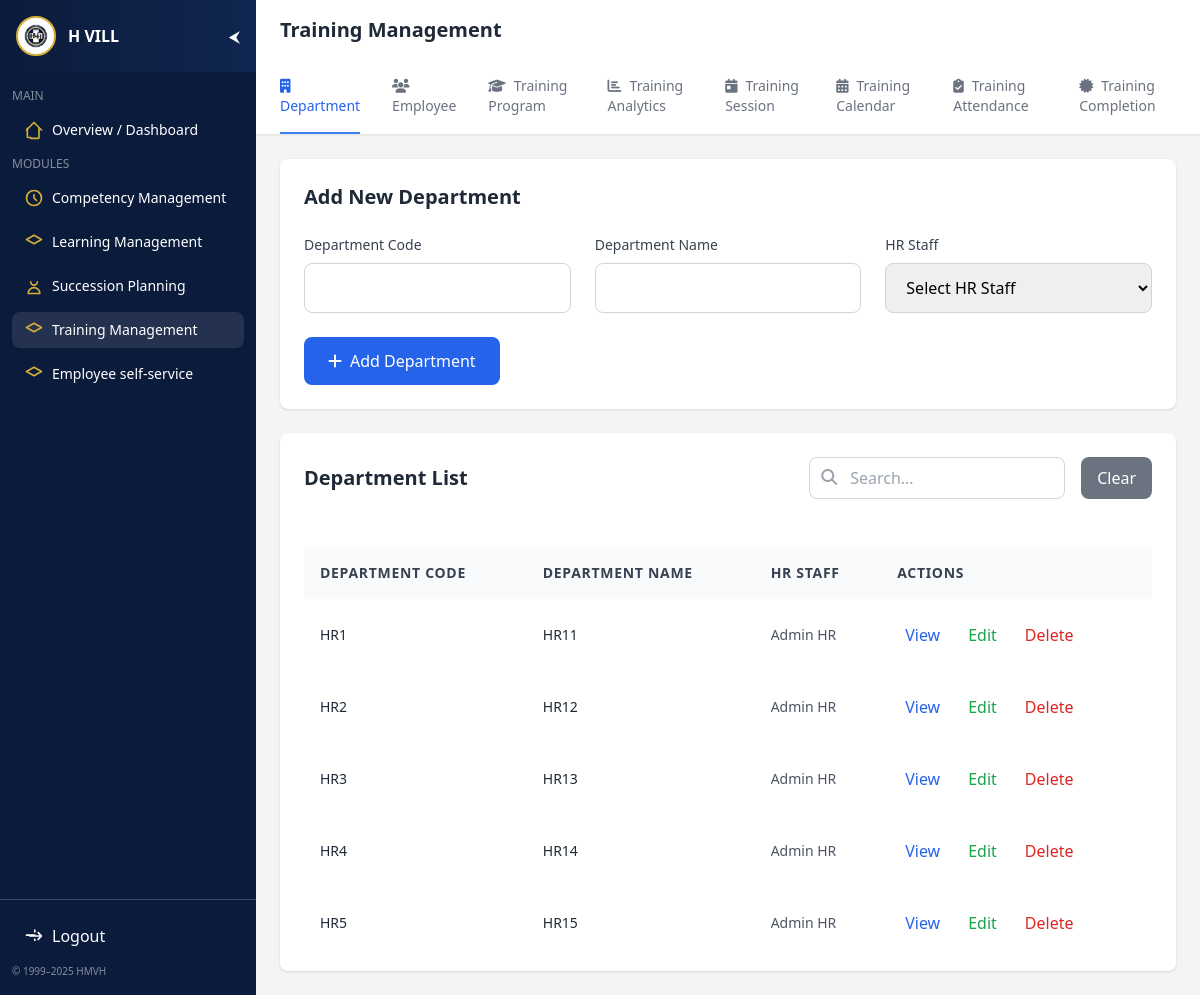
The page /pages/Trainingmanagement.php on the database its author committed.
### tables this page shows
CREATE TABLE `department` (
  `department_id` int(11) NOT NULL,
  `department_code` varchar(20) NOT NULL,
  `department_name` varchar(100) NOT NULL,
  `fk_hr_staff_id` int(11) NOT NULL
);

CREATE TABLE `hr_staff` (
  `hr_id` int(11) NOT NULL,
  `name` varchar(100) NOT NULL,
  `email` varchar(100) NOT NULL,
  `department` varchar(100) NOT NULL
);

### pages/Trainingmanagement.php (the view, shortened to what this page needs)
<?php
require_once '../config/db_train.php';
$current_module = isset($_GET['module']) ? $_GET['module'] : 'department';
$edit_department = null;
try {
    $stmt_departments = $pdo->query("
        SELECT d.*, h.name as hr_staff_name
        FROM department d
        LEFT JOIN hr_staff h ON d.fk_hr_staff_id = h.hr_id
    ");
    $departments = $stmt_departments->fetchAll(PDO::FETCH_ASSOC);
    $hr_staff = $pdo->query("SELECT * FROM hr_staff")->fetchAll(PDO::FETCH_ASSOC);
} catch (PDOException $e) {
    die("Database error: " . $e->getMessage());
}
?>
<!DOCTYPE html>
<html lang="en">
<head>
    <script src="https://cdn.tailwindcss.com"></script>
    <link rel="stylesheet" href="https://cdnjs.cloudflare.com/ajax/libs/font-awesome/6.4.0/css/all.min.css">
</head>
<body class="bg-gray-100 min-h-screen flex">
    <?php include '../includes/sidebar.php'; ?>
    <div class="flex-1">
        <header class="bg-white shadow">
            <div class="px-6 py-4">
                <div class="flex items-center justify-between">
                    <h1 class="text-xl font-bold text-gray-800">Training Management</h1>
                </div>
            </div>
        </header>
        <nav class="bg-white shadow-sm border-b">
            <div class="px-6">
                <div class="flex space-x-8">
                    <a href="?module=department" class="py-4 border-b-2 font-medium text-sm <?= $current_module == 'department' ? 'border-blue-500 text-blue-600' : 'border-transparent text-gray-500 hover:text-gray-700 hover:border-gray-300' ?>">
                        <i class="fas fa-building mr-2"></i>Department
                    </a>
                    <a href="?module=employee" class="py-4 border-b-2 font-medium text-sm <?= $current_module == 'employee' ? 'border-blue-500 text-blue-600' : 'border-transparent text-gray-500 hover:text-gray-700 hover:border-gray-300' ?>">
                        <i class="fas fa-users mr-2"></i>Employee
                    </a>
                    <a href="?module=training_program" class="py-4 border-b-2 font-medium text-sm <?= $current_module == 'training_program' ? 'border-blue-500 text-blue-600' : 'border-transparent text-gray-500 hover:text-gray-700 hover:border-gray-300' ?>">
                        <i class="fas fa-graduation-cap mr-2"></i>Training Program
                    </a>
                    <a href="?module=training_analytics" class="py-4 border-b-2 font-medium text-sm <?= $current_module == 'training_analytics' ? 'border-blue-500 text-blue-600' : 'border-transparent text-gray-500 hover:text-gray-700 hover:border-gray-300' ?>">
                        <i class="fas fa-chart-bar mr-2"></i>Training Analytics
                    </a>
                    <a href="?module=training_session" class="py-4 border-b-2 font-medium text-sm <?= $current_module == 'training_session' ? 'border-blue-500 text-blue-600' : 'border-transparent text-gray-500 hover:text-gray-700 hover:border-gray-300' ?>">
                        <i class="fas fa-calendar-day mr-2"></i>Training Session
                    </a>
                    <a href="?module=training_calendar" class="py-4 border-b-2 font-medium text-sm <?= $current_module == 'training_calendar' ? 'border-blue-500 text-blue-600' : 'border-transparent text-gray-500 hover:text-gray-700 hover:border-gray-300' ?>">
                        <i class="fas fa-calendar-alt mr-2"></i>Training Calendar
                    </a>
                    <a href="?module=training_attendance" class="py-4 border-b-2 font-medium text-sm <?= $current_module == 'training_attendance' ? 'border-blue-500 text-blue-600' : 'border-transparent text-gray-500 hover:text-gray-700 hover:border-gray-300' ?>">
                        <i class="fas fa-clipboard-check mr-2"></i>Training Attendance
                    </a>
                    <a href="?module=training_completion" class="py-4 border-b-2 font-medium text-sm <?= $current_module == 'training_completion' ? 'border-blue-500 text-blue-600' : 'border-transparent text-gray-500 hover:text-gray-700 hover:border-gray-300' ?>">
                        <i class="fas fa-certificate mr-2"></i>Training Completion
                    </a>
                </div>
            </div>
        </nav>
        <main class="p-6">
            <div class="space-y-6">
                <?php if ($current_module == 'department'): ?>
                    <?php if ($edit_department): ?>
                        <div class="bg-white rounded-lg shadow">
                            <div class="p-6">
                                <h2 class="text-xl font-bold text-gray-800 mb-6">Edit Department</h2>
                                <form method="POST" class="grid grid-cols-1 md:grid-cols-3 gap-6">
                                    <input type="hidden" name="department_id" value="<?= $edit_department['department_id'] ?>">
                                    <div>
                                        <label class="block text-sm font-medium text-gray-700 mb-2">Department Code</label>
                                        <input type="text" name="department_code" required
                                               value="<?= htmlspecialchars($edit_department['department_code']) ?>"
                                               class="w-full border border-gray-300 rounded-lg px-4 py-3 focus:ring-2 focus:ring-blue-500 focus:border-blue-500">
                                    </div>
                                    <div>
                                        <label class="block text-sm font-medium text-gray-700 mb-2">Department Name</label>
                                        <input type="text" name="department_name" required
                                               value="<?= htmlspecialchars($edit_department['department_name']) ?>"
                                               class="w-full border border-gray-300 rounded-lg px-4 py-3 focus:ring-2 focus:ring-blue-500 focus:border-blue-500">
                                    </div>
                                    <div>
                                        <label class="block text-sm font-medium text-gray-700 mb-2">HR Staff</label>
                                        <select name="fk_hr_staff_id" required
                                                class="w-full border border-gray-300 rounded-lg px-4 py-3 focus:ring-2 focus:ring-blue-500 focus:border-blue-500 max-h-40 overflow-y-auto">
                                            <option value="">Select HR Staff</option>
                                            <?php foreach ($hr_staff as $hr): ?>
                                                <option value="<?= $hr['hr_id'] ?>" <?= $edit_department['fk_hr_staff_id'] == $hr['hr_id'] ? 'selected' : '' ?>>
                                                    <?= htmlspecialchars($hr['name']) ?>
                                                </option>
                                            <?php endforeach; ?>
                                        </select>
                                    </div>
                                    <div class="md:col-span-3 flex space-x-4">
                                        <button type="submit" name="update_department"
                                                class="bg-green-600 text-white px-6 py-3 rounded-lg hover:bg-green-700 focus:ring-2 focus:ring-green-500 focus:ring-offset-2 transition duration-200">
                                            <i class="fas fa-save mr-2"></i>Update Department
                                        </button>
                                        <a href="?module=department" class="bg-gray-500 text-white px-6 py-3 rounded-lg hover:bg-gray-600 transition duration-200">
                                            Cancel
                                        </a>
                                    </div>
                                </form>
                            </div>
                        </div>
                    <?php else: ?>
                        <div class="bg-white rounded-lg shadow">
                            <div class="p-6">
                                <h2 class="text-xl font-bold text-gray-800 mb-6">Add New Department</h2>
                                <form method="POST" class="grid grid-cols-1 md:grid-cols-3 gap-6">
                                    <div>
                                        <label class="block text-sm font-medium text-gray-700 mb-2">Department Code</label>
                                        <input type="text" name="department_code" required
                                               class="w-full border border-gray-300 rounded-lg px-4 py-3 focus:ring-2 focus:ring-blue-500 focus:border-blue-500">
                                    </div>
                                    <div>
                                        <label class="block text-sm font-medium text-gray-700 mb-2">Department Name</label>
                                        <input type="text" name="department_name" required
                                               class="w-full border border-gray-300 rounded-lg px-4 py-3 focus:ring-2 focus:ring-blue-500 focus:border-blue-500">
                                    </div>
                                    <div>
                                        <label class="block text-sm font-medium text-gray-700 mb-2">HR Staff</label>
                                        <select name="fk_hr_staff_id" required
                                                class="w-full border border-gray-300 rounded-lg px-4 py-3 focus:ring-2 focus:ring-blue-500 focus:border-blue-500 max-h-40 overflow-y-auto">
                                            <option value="">Select HR Staff</option>
                                        </select>
                                    </div>
                                    <div class="md:col-span-3">
                                        <button type="submit" name="add_department"
                                                class="bg-blue-600 text-white px-6 py-3 rounded-lg hover:bg-blue-700 focus:ring-2 focus:ring-blue-500 focus:ring-offset-2 transition duration-200">
                                            <i class="fas fa-plus mr-2"></i>Add Department
                                        </button>
                                    </div>
                                </form>
                            </div>
                        </div>
                    <?php endif; ?>
                    <div class="bg-white rounded-lg shadow">
                        <div class="p-6">
                            <div class="flex justify-between items-center">
                                <h2 class="text-xl font-bold text-gray-800">Department List</h2>
                                <div class="flex space-x-4">
                                    <div class="relative">
                                        <input type="text" id="searchInput" placeholder="Search..."
                                               onkeyup="searchDepartments()"
                                               class="border border-gray-300 rounded-lg px-4 py-2 pl-10 focus:ring-2 focus:ring-blue-500 focus:border-blue-500 w-64">
                                        <i class="fas fa-search absolute left-3 top-3 text-gray-400"></i>
                                    </div>
                                    <button onclick="clearSearch()" class="bg-gray-500 text-white px-4 py-2 rounded-lg hover:bg-gray-600 transition duration-200">
                                        Clear
                                    </button>
                                </div>
                            </div>
                        </div>
                        <div class="p-6">
                            <?php if (count($departments) > 0): ?>
                                <div class="overflow-x-auto" style="max-height: 400px;">
                                    <table id="departmentTable" class="w-full">
                                        <thead class="bg-gray-50 sticky top-0">
                                            <tr>
                                                <th class="p-4 text-left text-sm font-semibold text-gray-700 uppercase tracking-wider">Department Code</th>
                                                <th class="p-4 text-left text-sm font-semibold text-gray-700 uppercase tracking-wider">Department Name</th>
                                                <th class="p-4 text-left text-sm font-semibold text-gray-700 uppercase tracking-wider">HR Staff</th>
                                                <th class="p-4 text-left text-sm font-semibold text-gray-700 uppercase tracking-wider">Actions</th>
                                            </tr>
                                        </thead>
                                        <tbody>
                                            <?php foreach ($departments as $dept): ?>
                                                <tr class="hover:bg-gray-50 transition duration-150">
                                                    <td class="p-4 text-sm text-gray-800 font-medium"><?= htmlspecialchars($dept['department_code']) ?></td>
                                                    <td class="p-4 text-sm text-gray-800"><?= htmlspecialchars($dept['department_name']) ?></td>
                                                    <td class="p-4 text-sm text-gray-600"><?= htmlspecialchars($dept['hr_staff_name'] ?? 'N/A') ?></td>
                                                    <td class="p-4">
                                                        <div class="flex space-x-3">
                                                            <a href="?module=department&view=<?= $dept['department_id'] ?>"
                                                               class="text-blue-600 hover:text-blue-800 p-2 rounded-lg hover:bg-blue-50 transition duration-150">
                                                                View
                                                            </a>
                                                            <a href="?module=department&edit=<?= $dept['department_id'] ?>"
                                                               class="text-green-600 hover:text-green-800 p-2 rounded-lg hover:bg-green-50 transition duration-150">
                                                                Edit
                                                            </a>
                                                            <button onclick="confirmDelete('department', <?= $dept['department_id'] ?>, '<?= htmlspecialchars($dept['department_name']) ?>')"
                                                                    class="text-red-600 hover:text-red-800 p-2 rounded-lg hover:bg-red-50 transition duration-150">
                                                                Delete
                                                            </button>
                                                        </div>
                                                    </td>
                                                </tr>
                                            <?php endforeach; ?>
                                        </tbody>
                                    </table>
                                </div>
                            <?php endif; ?>
                        </div>
                    </div>
                <?php endif; ?>
            </div>
        </main>
    </div>
</body>
</html>

### rows shown on the page
department: department_code "HR1", department_name "HR11", fk_hr_staff.name "Admin HR"
department: department_code "HR2", department_name "HR12", fk_hr_staff.name "Admin HR"
department: department_code "HR3", department_name "HR13", fk_hr_staff.name "Admin HR"
department: department_code "HR4", department_name "HR14", fk_hr_staff.name "Admin HR"
department: department_code "HR5", department_name "HR15", fk_hr_staff.name "Admin HR"
